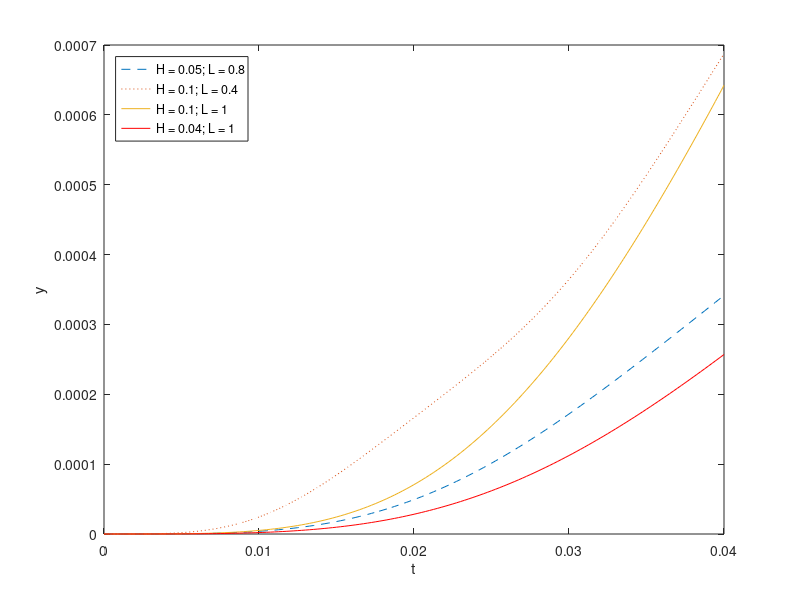
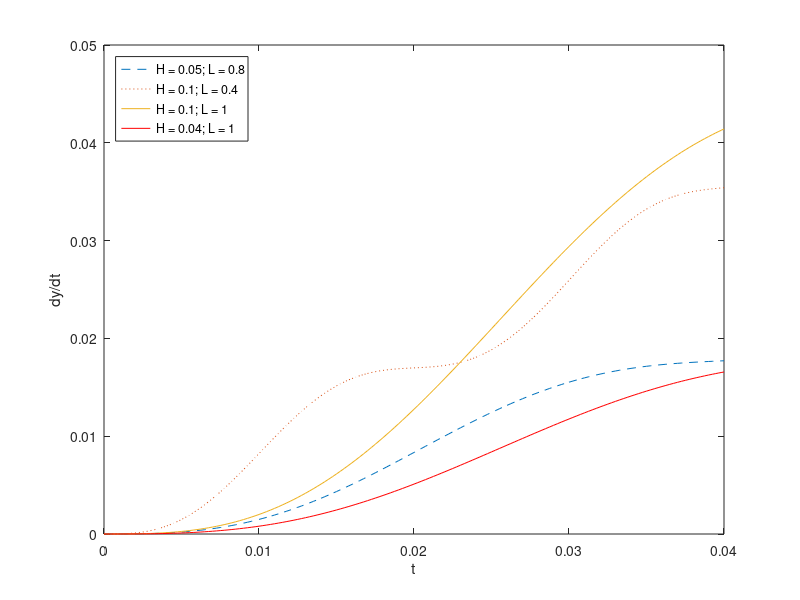
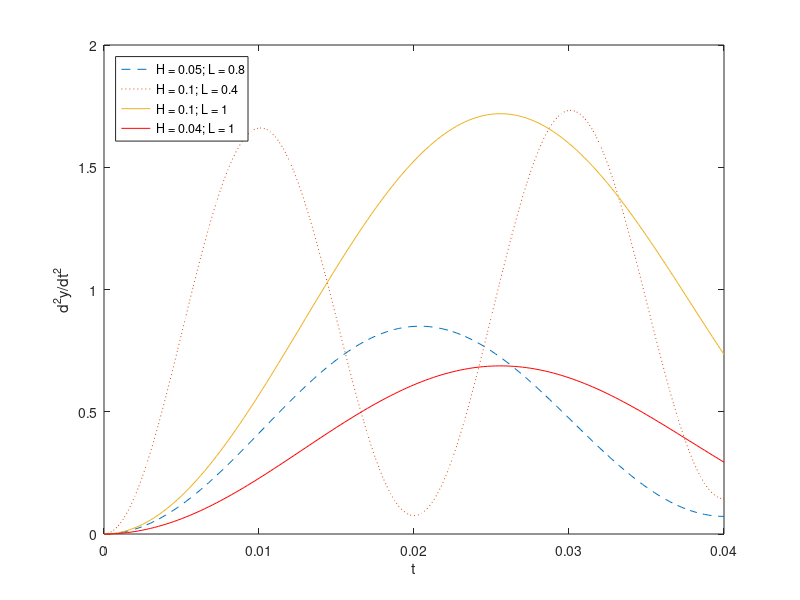

The MATLAB script that drew these images, in order:
clc
clear all

global H = 0.05;
global L = 0.8;
global V0 = 20;
global M = 450;
global K = 35000;
global B = 7300;

global H1 = 0.1;
global L1 = 0.4;

global H2 = 0.1;
global L2 = 1;

global H3 = 0.04;
global L3 = 1;

function q = sist(t, an)
    
    global H;
    global L;
    global V0;
    global M;
    global K;
    global B;

    #Описание математической модели неровности дороги
    x = (H / 2) * (1 - cos((2 * pi * V0 * t) / L));
    #Производная функции неровности дороги
    dxdt = (H / L) * pi * V0 * sin((2 * pi * V0 * t)/L);
    q = [an(2); an(3); ((B / M) * dxdt + (K / M) * x - (B / M) * an(2) - (K / M) * an(1))];
endfunction;

function q1 = sist1(t1, an1)
    
    global H1;
    global L1;
    global V0;
    global M;
    global K;
    global B;

    #Описание математической модели неровности дороги
    x = (H1 / 2) * (1 - cos((2 * pi * V0 * t1) / L1));
    #Производная функции неровности дороги
    dxdt = (H1 / L1) * pi * V0 * sin((2 * pi * V0 * t1)/L1);
    q1 = [an1(2); an1(3); ((B / M) * dxdt + (K / M) * x - (B / M) * an1(2) - (K / M) * an1(1))];
endfunction;

function q2 = sist2(t2, an2)
    
    global H2;
    global L2;
    global V0;
    global M;
    global K;
    global B;

    #Описание математической модели неровности дороги
    x = (H2 / 2) * (1 - cos((2 * pi * V0 * t2) / L2));
    #Производная функции неровности дороги
    dxdt = (H2 / L2) * pi * V0 * sin((2 * pi * V0 * t2)/L2);
    q2 = [an2(2); an2(3); ((B / M) * dxdt + (K / M) * x - (B / M) * an2(2) - (K / M) * an2(1))];
endfunction;

function q3 = sist3(t3, an3)
    
    global H3;
    global L3;
    global V0;
    global M;
    global K;
    global B;

    #Описание математической модели неровности дороги
    x = (H3 / 2) * (1 - cos((2 * pi * V0 * t3) / L3));
    #Производная функции неровности дороги
    dxdt = (H3 / L3) * pi * V0 * sin((2 * pi * V0 * t3)/L3);
    q3 = [an3(2); an3(3); ((B / M) * dxdt + (K / M) * x - (B / M) * an3(2) - (K / M) * an3(1))];
endfunction;

t0 = 0;
tf = L / V0;
x0 = [0, 0, 0];

par = odeset ("RelTol", 1e-5, "AbsTol", 1e-5, "InitialStep", 0.0005, "MaxStep", 0.001);
#решение системы при t = L / V0
[t, an0] = ode45(@sist, [t0 tf], x0, par);
[t1 an1] = ode45(@sist1, [t0 tf], x0, par);
[t2 an2] = ode45(@sist2, [t0 tf], x0, par);
[t3 an3] = ode45(@sist3, [t0 tf], x0, par);

plot (t, an0(:,1), '--');
hold on
plot (t1, an1(:,1), ':');
hold on
plot (t2, an2(:,1));
hold on
plot (t3, an3(:,1), 'r');
h = legend("H = 0.05; L = 0.8", "H = 0.1; L = 0.4", "H = 0.1; L = 1", "H = 0.04; L = 1");
legend(h, "location", "northwest");
xlabel('t');
ylabel('y');

figure();
plot (t, an0(:,2), '--');
hold on
plot (t1, an1(:,2), ':');
hold on
plot (t2, an2(:,2));
hold on
plot (t3, an3(:,2), 'r');
h = legend("H = 0.05; L = 0.8", "H = 0.1; L = 0.4", "H = 0.1; L = 1", "H = 0.04; L = 1");
legend(h, "location", "northwest");
xlabel('t');
ylabel('dy/dt');

figure();
plot (t, an0(:,3), '--');
hold on
plot (t1, an1(:,3), ':');
hold on
plot (t2, an2(:,3));
hold on
plot (t3, an3(:,3), 'r');
h = legend("H = 0.05; L = 0.8", "H = 0.1; L = 0.4", "H = 0.1; L = 1", "H = 0.04; L = 1");
legend(h, "location", "northwest");
xlabel('t');
ylabel('d^2y/dt^2');